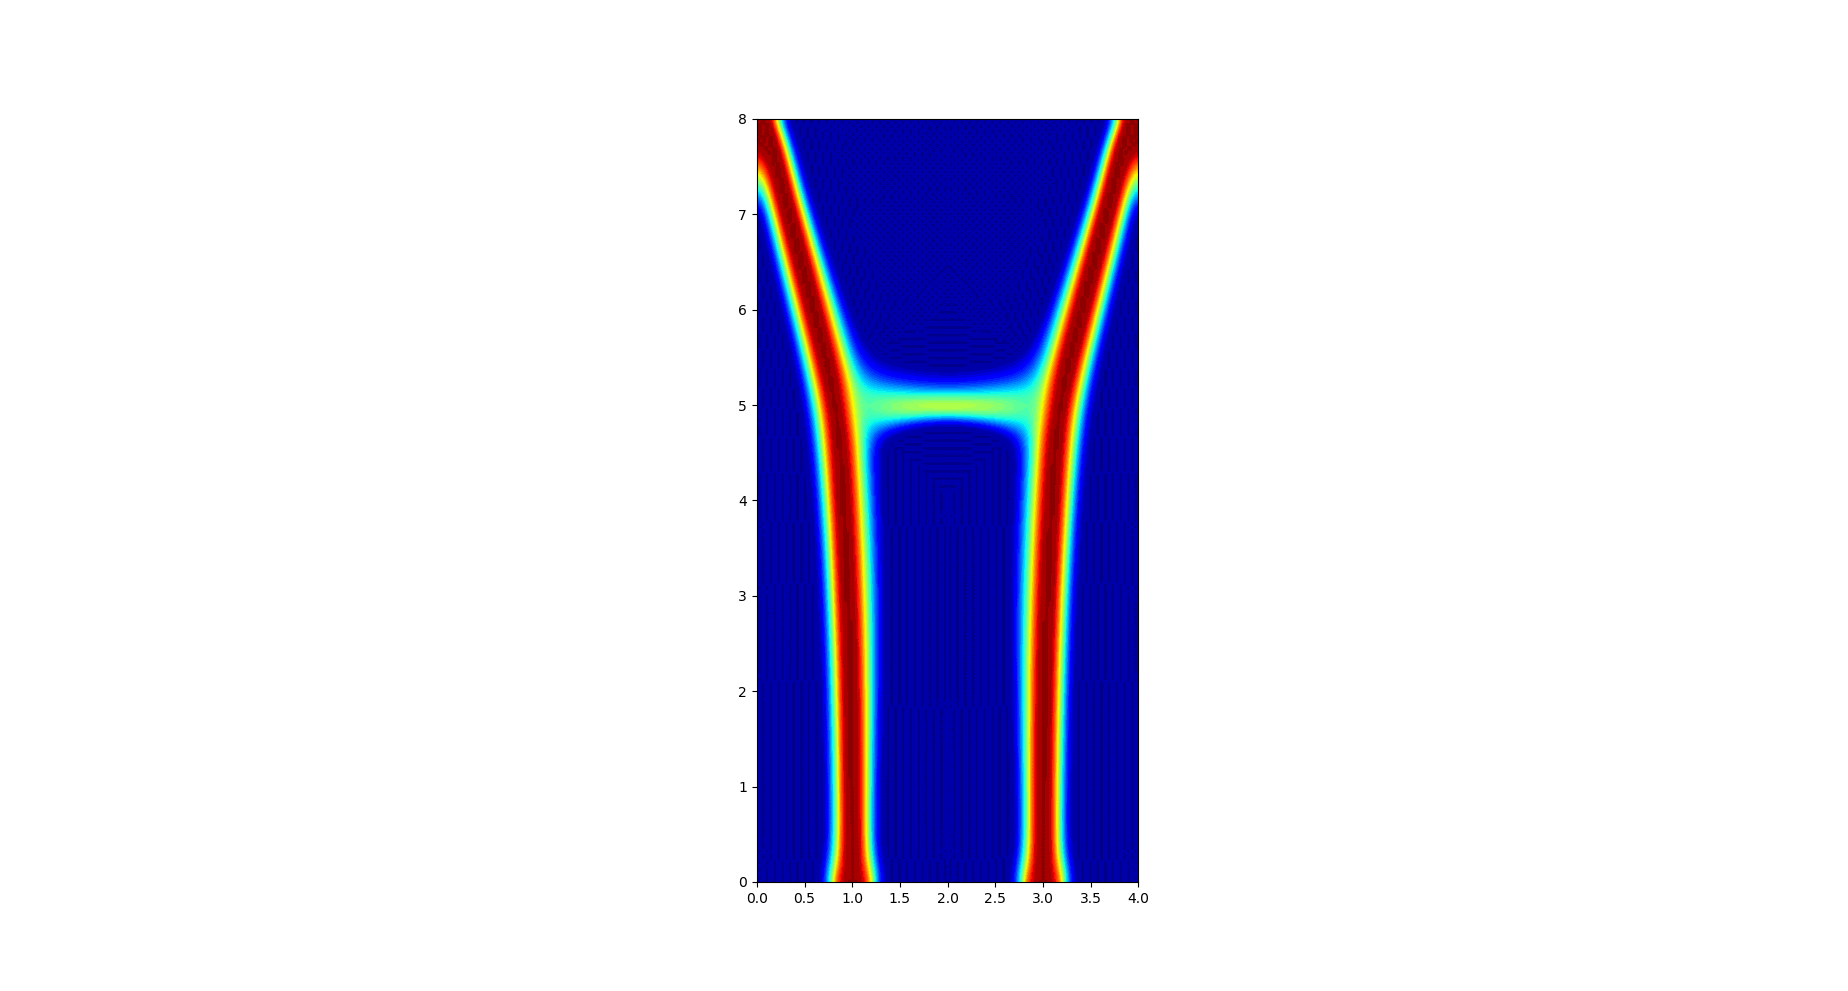

Write the Python code that produced this figure.
# Elastic sheet optimiszation with payload on a hovering vehicle
#
# Domain is rectangular shape
#
# Governing equation is: div(sigma(u)) + b = 0 on Omega
# u = 0 on Gamma0
# sigma(u).n = T on Gamma
#
# Objective function: J(h)= int_Omega(f.u*dx) + intGamma(T.u*ds)
#
# Adjoint equation is: div(sigma(p)) + j'(u) = 0 on Omega
# p = 0 on Gamma0
# sigma(p).n = k'(u) on Gamma
#
# Adjoint solution is actually p= u

from __future__ import print_function
from fenics import *
import matplotlib.pyplot as plt
#from matplotlib import interactive
import numpy as np

from dolfin import *
from mshr import *

### Global settings

plt.ion() #Enables interactive mode
plt.show()
plt.rcParams['image.cmap'] = 'jet'

set_log_active(False) #Logging turned off

TOL = 1e-4 #For boundaries

### Constants

dim = 2

Lx = 4.0
Ly = 8.0

load_width = 0.05*Lx

E_ = 1.0
nu_ = 0.33

lambda_ = E_/(2.0*(1 + nu_))
mu_     = E_*nu_/((1 + nu_)*(1 - 2*nu_))

eps_void = 1e-3 #For numerical reasons it is chosen close to 0

### External loads

tx = 0.0
ty = (-1e-1)*0.5 #Per point load

bx = 0.0
by = 0.0

### Build mesh

Nx = 100
Ny = 200
mesh = RectangleMesh(
    Point(0.0,0.0), Point(Lx,Ly), Nx, Ny, "crossed" #We choose crossed for a more symmetric result
) 

#plot(mesh, title='Elastic sheet')
#plt.show()
#plt.pause(1000)

### Initialize finite element spaces

Vs = FunctionSpace(mesh, 'P', 1)
V = VectorFunctionSpace(mesh, 'P', 1)

### Dummy test functions

v = TestFunction(V)
vs = TestFunction(Vs)

### Mark facets for identifying BCs

facets = MeshFunction('size_t', mesh, 1)
facets.set_all(0)

ds = Measure('ds', domain=mesh, subdomain_data=facets)

### Set up Dirichlet boundary condition

class Clamped(SubDomain):
    def inside(self, x, on_boundary):
        return (
            on_boundary and 
            near(x[1], Ly, TOL)
        )

clamped = Clamped()
clamped.mark(facets, 1)
dbc = DirichletBC(V, Constant((0.0, 0.0)), clamped)

### Set up external surface load 

class LoadLeft(SubDomain):
    def inside(self, x, on_boundary):
        return (
            on_boundary and
            near(x[0], Lx/4, load_width) and
            near(x[1], 0.0, TOL)
        ) 

loadleft = LoadLeft()
loadleft.mark(facets, 2)

class LoadRight(SubDomain):
    def inside(self, x, on_boundary):
        return (
            on_boundary and
            near(x[0], 3*Lx/4, load_width) and
            near(x[1], 0.0, TOL)
        ) 

loadright = LoadRight()
loadright.mark(facets, 3)

### Thickness distribution

h0 = 0.2
h = interpolate(Constant(h0), Vs)
hfrac = assemble(h*dx(mesh)) #Average volume

hmin = 0.0
hmax = 1.0

### Constants for Projection and Bisection algorithm

l0 = -0.5*h0
l1 = 1.5*h0
dl = 0.1*h0
lerr = 1e-3

## Interpolating function
def zeta(t):
    return t*t*t

def d_zeta(t):
    return 3*t*t

## Linear elastic strain
def epsilon(u):
    return (0.5*(grad(u) + grad(u).T))

## Linear elastic stress
def sigma(u, h):
    damage = (zeta(h) + (1.0 - zeta(h))*eps_void)
    return damage*(lambda_*tr(epsilon(u))*Identity(dim) + 2*mu_*epsilon(u))

## Derivative of objective function with respect to thickness
def d_obj(u, p, h):
    epsu = epsilon(u)
    epsp = epsilon(p)
    sig = lambda_*tr(epsu)*Identity(dim) + 2*mu_*epsu
    hfact = (1.0 - eps_void)*d_zeta(h)
    return -hfact*inner(sig,epsp)

### Primal problem

T1 = Constant((tx,ty))
T2 = Constant((tx,ty))

b = Constant((bx,by))

L = dot(b,v)*dx + dot(T1,v)*ds(2) + dot(T2,v)*ds(3)

def primal(h):
    u = TrialFunction(V)
    a = inner(sigma(u, h), epsilon(v))*dx
    u = Function(V)
    solve(a == L, u, dbc)
    return u

### Adjoint problem
# Ta1 = Constant((tx,ty))
# Ta2 = Constant((tx,ty))
# ba = Constant((bx,by))
# La = dot(ba,v)*dx + dot(Ta1,v)*ds(2) + dot(Ta2,v)*ds(3)
# def adjoint(h):
#     u = TrialFunction(V)
#     a = inner(sigma(u, h), epsilon(v))*dx
#     u = Function(V)
#     solve(a == La, u, dbc)
#     return u



### Regularization for h

alfah = 0.01
hr = TrialFunction(Vs)
ah = ((alfah**2)*dot(grad(hr),grad(vs))+ hr*vs)*dx 

def regularize_h(h): 
    L = h*vs*dx
    hr = Function(Vs)
    solve(ah == L, hr)
    return hr

## Utility functions
def Max(a, b):
    return (a + b + abs(a - b))/2

def Min(a, b):
    return (a + b - abs(a - b))/2

### Optimization loop

dt = 1.0 #0.25
max_iter = 250
skip = 20

#u_vtk = File('cantilever_deflection_pgd.pvd')
#h_vtk = File('cantilever_pgd.pvd')

for iter in range(max_iter + 1):
    #### Solve primal and adjoint problems
    u = primal(h)
    # p = adjoint(h)

    #### Compute gradient of objective function
    # dJ = d_obj(u,p,h)
    dJ = d_obj(u,u,h)

    #### Update h
    h = h - dt*dJ

    #### Enforce constraints by projection
    ###### Choose initial values of l0 and l1
    proj0 = assemble(Max(hmin, Min(hmax, h + l0))*dx(mesh))
    proj1 = assemble(Max(hmin, Min(hmax, h + l1))*dx(mesh))

    while proj0 > hfrac:
        l0 -= dl
        proj0 = assemble(Max(hmin, Min(hmax, h + l0))*dx(mesh))

    while proj1 < hfrac:
        l1 += dl
        proj1 = assemble(Max(hmin, Min(hmax, h + l1))*dx(mesh))

    ###### Bisection algorithm
    while (l1 - l0) > lerr:
        lmid = (l0 + l1)/2
        projmid = assemble(Max(hmin, Min(hmax, h + lmid))*dx(mesh))

        if projmid < hfrac:
            l0 = lmid
            proj0 = projmid
        else:
            l1 = lmid
            proj1 = projmid

    h = Max(hmin, Min(hmax, h + lmid))

    # h = max(hmin, min(hmax, h))
    h = regularize_h(h)

    #### Dump volume fraction
    hvol = assemble(h*dx(mesh))
    #fh.write('%d\t%f\n' % ((iter + 1), (hvol/hfrac)))
    # hvol = assemble(h*dx(mesh))/(Lx*Ly)
    # fh.write('%d\t%f\n' % ((iter + 1), hvol))

    #### Dump objective function
    #J = assemble(dot(b,u)*dx + dot(T,u)*ds(2))
    #fobj.write('%d\t%f\n' % ((iter + 1), J))

    #print(f'Iteration {iter + 1}: {J}')

    plot(h)
    plt.pause(0.0001)

    if iter % skip == 0:
        u.rename('u','u')
        h.rename('h','h')
        #u_vtk << (u, iter)
        #h_vtk << (h, iter)

## Close files
#fobj.close()
#fh.close()

### Plot
plot(u)
plt.show()
